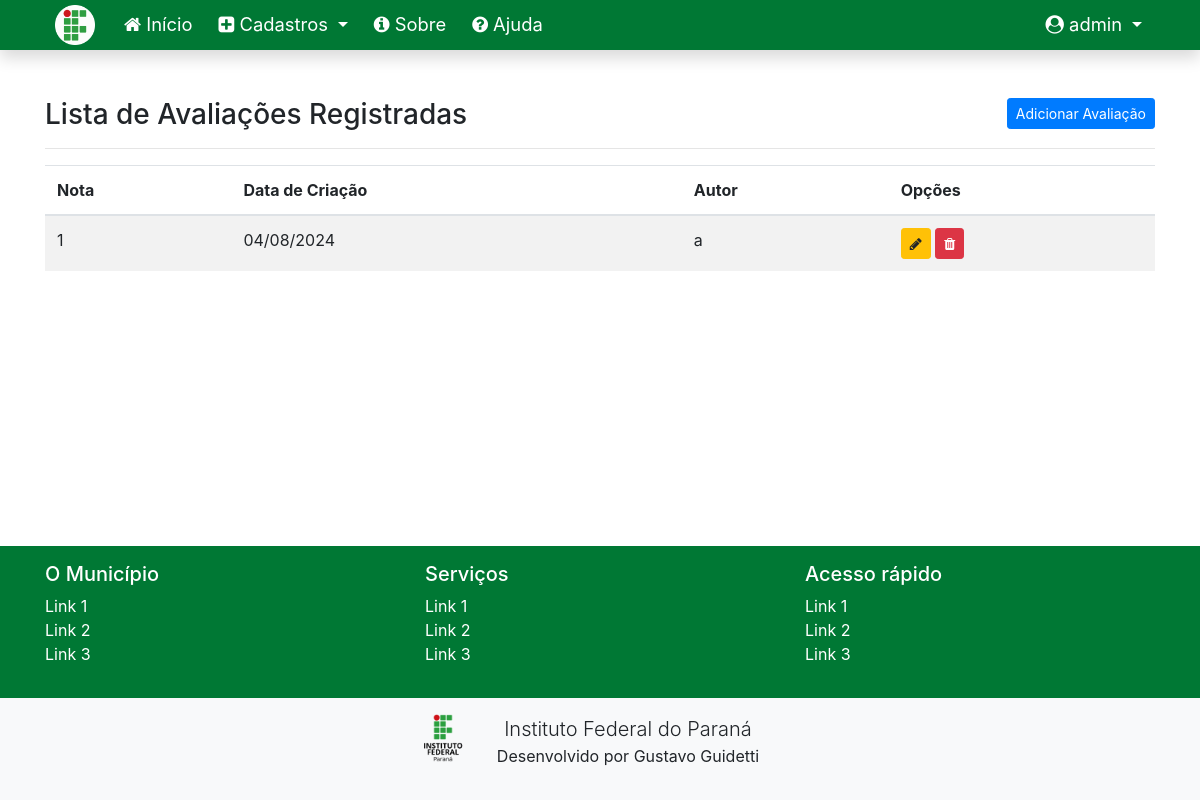
/listar/avaliacoes/ (signed in), run on the app's committed database.
### cadastros/models.py (models this page shows, shortened)
class Avaliacao(models.Model):
    nota = models.IntegerField()
    data_criacao = models.DateTimeField(auto_now_add=True)
    autor = models.ForeignKey(
        Autor, on_delete=models.PROTECT, verbose_name="autor")

class Autor(models.Model):
    nome = models.CharField(max_length=50)
    email = models.CharField(max_length=50)

### cadastros/views.py (the view)
# urls.py: path('listar/avaliacoes/', AvaliacaoList.as_view(), name="listar-avaliacao"),
class AvaliacaoList(LoginRequiredMixin, ListView):
    login_url = reverse_lazy('login')
    model = Avaliacao
    template_name = 'cadastros/listas/avaliacao.html'

### cadastros/templates/cadastros/listas/avaliacao.html
{% extends 'paginas/modelo-ifpr.html' %}
{% load static %}
{% block conteudo %}
<h3>
    Lista de Avaliações Registradas
    <a href="{% url 'cadastrar-avaliacao' %}" class="btn btn-primary btn-sm float-right">Adicionar Avaliação</a>
</h3>
<hr>
<div class="table-responsive">
    <table class="table table-striped">
        <thead>
            <tr>
                <th>Nota</th>
                <th>Data de Criação</th>
                <th>Autor</th>
                <th>Opções</th>
            </tr>
        </thead>
        <tbody>
            {% for avaliacao in object_list %}
            <tr>
                <td>{{ avaliacao.nota }}</td>
                <td>{{ avaliacao.data_criacao|date:"d/m/Y" }}</td>
                <td>{{ avaliacao.autor.nome }}</td>
                <td>
                    <a href="{% url 'editar-avaliacao' avaliacao.pk %}" class="btn btn-warning btn-sm" title="Editar">
                        <i class="fa fa-pencil" aria-hidden="true"></i>
                    </a>
                    <a href="{% url 'excluir-avaliacao' avaliacao.pk %}" class="btn btn-danger btn-sm" title="Excluir">
                        <i class="fa fa-trash" aria-hidden="true"></i>
                    </a>
                </td>
            </tr>
            {% empty %}
            <tr>
                <td colspan="4">Nenhuma avaliação registrada.</td>
            </tr>
            {% endfor %}
        </tbody>
    </table>
</div>
{% endblock %}

### paginas/templates/paginas/modelo-ifpr.html (shortened to what this page needs)
{% load static %}
<!doctype html>
<html lang="pt-br" class="h-100">
<head>
    <link href="{% static 'css/bootstrap.min.css' %}" rel="stylesheet">
    <link href="{% static 'css/font-awesome.min.css' %}" rel="stylesheet">
    <link href="{% static 'css/ifpr.css' %}" rel="stylesheet">
    <link rel="stylesheet" type="text/css" href="https://cdn.datatables.net/v/bs4/dt-1.10.22/datatables.min.css" />
</head>
<body class="d-flex flex-column h-100">
    <main role="main" class="flex-shrink-0">
        {% block menu %}
        <nav class="navbar navbar-expand-lg navbar-dark bg-ifpr font-115 shadow">
            <div class="container">
                <a class="navbar-brand" href="#">
                    <img src="{% static 'img/ifpr-circle.png' %}" height="40" alt="">
                </a>
                <div class="collapse navbar-collapse" id="navbarNavDropdown">
                    <ul class="navbar-nav mr-auto">
                        <li class="nav-item">
                            <a class="nav-link" href="{% url 'index' %}">
                                <i class="fa fa-home" aria-hidden="true"></i>
                                Início
                            </a>
                        </li>
                        {% if request.user.is_authenticated %}
                        <li class="nav-item dropdown">
                            <a class="nav-link dropdown-toggle text-white" href="#" id="navbarDropdownMenuLink"
                                role="button" data-toggle="dropdown" aria-haspopup="true" aria-expanded="false">
                                <i class="fa fa-plus-square" aria-hidden="true"></i>
                                Cadastros
                            </a>
                        </li>
                        {% endif %}
                        <li class="nav-item ">
                            <a class="nav-link" href="{% url 'sobre' %}">
                                <i class="fa fa-info-circle" aria-hidden="true"></i>
                                Sobre
                            </a>
                        </li>
                        <li class="nav-item ">
                            <a class="nav-link" href="#">
                                <i class="fa fa-question-circle" aria-hidden="true"></i>
                                Ajuda
                            </a>
                        </li>
                    </ul>
                    <ul class="navbar-nav">
                        {% if request.user.is_authenticated %}
                        <li class="nav-item dropdown">
                            <a class="nav-link dropdown-toggle text-white" href="#" id="navbarDropdownMenuLink"
                                role="button" data-toggle="dropdown" aria-haspopup="true" aria-expanded="false">
                                <i class="fa fa-user-circle" aria-hidden="true"></i>
                                <span id="username">{{ request.user }}</span>
                            </a>
                        </li>
                        {% endif %}
                    </ul>
                </div>
            </div>
        </nav>
        {% endblock %}
        <div class="container py-5">
            {% block conteudo %}{% endblock %}
        </div>
    </main>
    <footer class="mt-auto">
        {% block rodape-links %}
        <div class="container-fluid bg-ifpr text-white p-3">
            <div class="container">
                <div class="row">
                    <div class="col-sm">
                        <h5>O Município</h5>
                        <ul class="list-unstyled">
                            <li><a href="#" class="text-white">Link 1</a></li>
                            <li><a href="#" class="text-white">Link 2</a></li>
                            <li><a href="#" class="text-white">Link 3</a></li>
                        </ul>
                    </div>
                    <div class="col-sm">
                        <h5>Serviços</h5>
                        <ul class="list-unstyled">
                            <li><a href="#" class="text-white">Link 1</a></li>
                            <li><a href="#" class="text-white">Link 2</a></li>
                            <li><a href="#" class="text-white">Link 3</a></li>
                        </ul>
                    </div>
                    <div class="col-sm">
                        <h5>Acesso rápido</h5>
                        <ul class="list-unstyled">
                            <li><a href="#" class="text-white">Link 1</a></li>
                            <li><a href="#" class="text-white">Link 2</a></li>
                            <li><a href="#" class="text-white">Link 3</a></li>
                        </ul>
                    </div>
                </div>
            </div>
        </div>
        {% endblock %}
        {% block rodape %}
        <div class="container-fluid bg-light text-center p-3">
            <div class="row">
                <div class="col-md-4 mx-auto text-center">
                    <img src="{% static 'img/ifpr.png' %}" height="48" class="float-left" alt="">
                    <p>
                        <span class="lead">Instituto Federal do Paraná</span><br>
                        <span>Desenvolvido por Gustavo Guidetti</span>
                    </p>
                </div>
            </div>
            {% endblock %}
    </footer>
</body>
</html>

### static/css/ifpr.css (style rules this page uses)
.bg-ifpr { background-color: #007834; }
.font-115 { font-size: 115%; }
.navbar { padding: 0 !important; }
.navbar .navbar-brand { padding-left: 10px; }
.navbar a.nav-link { color: white !important; }
.navbar .nav-item { padding: 3px 5px; }
table td { max-width: 500px; }

### data on the page
Avaliacao: nota "1", data_criacao "04/08/2024", autor.nome "a"

### other printed values
{{ request.user }} "admin"
